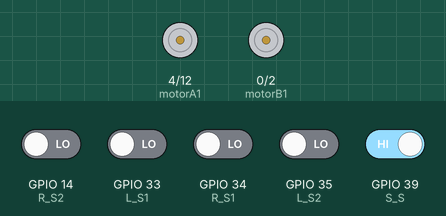
This sketch was run on a simulated ESP32. On the bench: motor-driver pin pairs drawn as motors (green arrow = first pin HIGH = forward, orange = second pin HIGH = backward, longer = more drive, scaled by the enable pin). The test bench sets the inputs (shaded band); at power-on: GPIO 39 (S_S) HIGH, GPIO 14 (R_S2), GPIO 33 (L_S1), GPIO 34 (R_S1), GPIO 35 (L_S2) LOW.

Above: at 1.2 s.
1.3 s: GPIO 14 (R_S2) driven HIGH
At 2.5 s:
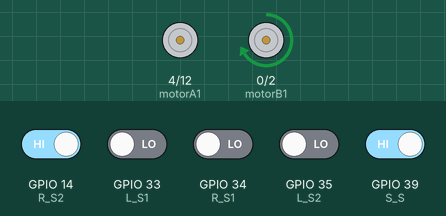
2.8 s: GPIO 33 (L_S1) driven HIGH
At 5.2 s:
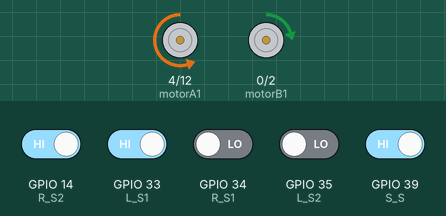
5.8 s: GPIO 34 (R_S1) driven HIGH
At 6.4 s:
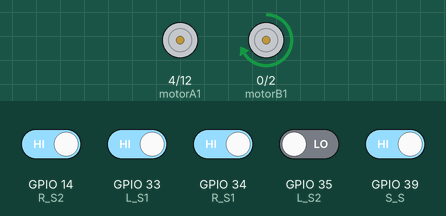
7.3 s: GPIO 35 (L_S2) driven HIGH
At 8.5 s:
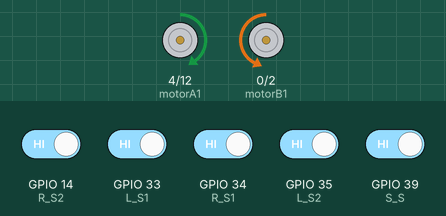
8.8 s: GPIO 39 (S_S) driven LOW
At 9.7 s:
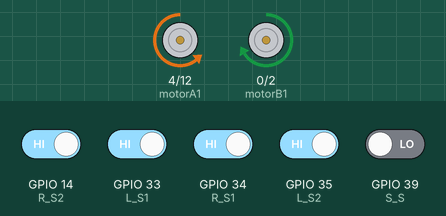
10.3 s: GPIO 14 (R_S2) driven LOW
At 11.1 s:
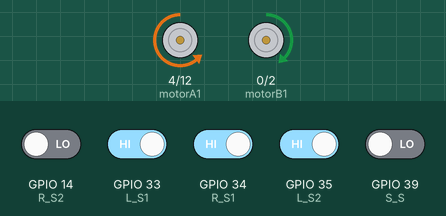
Timing chart, 0 to 17.5 s (numbered marks = the images above; inputs shaded):
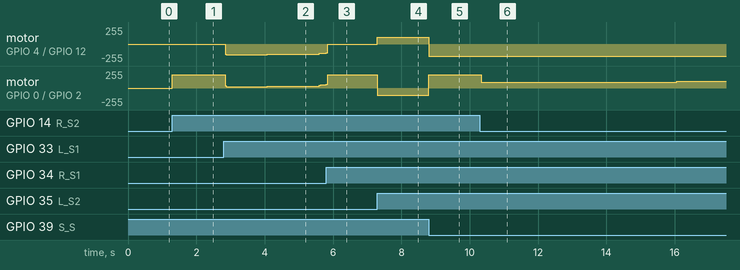

Measured:
- after the input at 1.3 s, motor on GPIO 0 (motorB1) / GPIO 2 (motorB2): stopped → forward 200/255 at once
- after the input at 2.8 s, motor on GPIO 4 (motorA1) / GPIO 12 (motorA2): stopped → backward 163/255 at once, → backward 157/255 1.2 s later, → backward 135/255 1.5 s later; motor on GPIO 0 (motorB1) / GPIO 2 (motorB2): forward 200/255 → forward 19/255 at once, → forward 25/255 1.2 s later, → forward 50/255 1.5 s later
- after the input at 5.8 s, motor on GPIO 4 (motorA1) / GPIO 12 (motorA2): backward 135/255 → stopped at once; motor on GPIO 0 (motorB1) / GPIO 2 (motorB2): forward 50/255 → forward 200/255 at once
- after the input at 7.3 s, motor on GPIO 4 (motorA1) / GPIO 12 (motorA2): stopped → forward 100/255 at once; motor on GPIO 0 (motorB1) / GPIO 2 (motorB2): forward 200/255 → backward 110/255 at once
- after the input at 8.8 s, motor on GPIO 4 (motorA1) / GPIO 12 (motorA2): forward 100/255 → backward 180/255 at once; motor on GPIO 0 (motorB1) / GPIO 2 (motorB2): backward 110/255 → forward 200/255 at once
- after the input at 10.3 s, motor on GPIO 0 (motorB1) / GPIO 2 (motorB2): forward 200/255 → forward 90/255 at once, → forward 98/255 5.7 s later

The sketch:

Line_Following.ino
```cpp
#define motorA1 4
#define motorA2 12
#define motorAspeed 5
#define motorB1 0
#define motorB2 2
#define motorBspeed 32
const int L_S1 = 33; // cb dò line phải 1
const int L_S2 = 35; // cb dò line phải 2
const int S_S = 39; // cb dò line giữa
const int R_S1 = 34; //cb dò line trái 1
const int R_S2 = 14; //cb dò line trái 2
void setup() {
  pinMode(L_S1, INPUT);
  pinMode(L_S2, INPUT);
  pinMode(R_S1, INPUT);
  pinMode(R_S2, INPUT);
  pinMode(S_S, INPUT);
  pinMode(motorA1, OUTPUT);
  pinMode(motorA2, OUTPUT);
  pinMode(motorB1, OUTPUT);
  pinMode(motorB2, OUTPUT);
  pinMode(motorAspeed, OUTPUT);
  pinMode(motorBspeed, OUTPUT);

}


void loop()
{

  if ((digitalRead(L_S1) == 1) && (digitalRead(S_S) == 0) && (digitalRead(R_S1) == 1)) {
    forword(); // đi tiến
  }
  if ((digitalRead(L_S2) == 1) && (digitalRead(S_S) == 0) && (digitalRead(R_S2) == 1)) {
    forword(); // đi tiến
  }

  if ((digitalRead(L_S1) == 0) && (digitalRead(S_S) == 0) && (digitalRead(R_S1) == 1)) {
    turnLeft();
  }
  if ((digitalRead(L_S2) == 0) && (digitalRead(S_S) == 0) && (digitalRead(R_S2) == 1)) {
    turnLeft();
  }
  if ((digitalRead(L_S1) == 0) && (digitalRead(S_S) == 1) && (digitalRead(R_S1) == 1)) {
    turnLeft();
  }
  if ((digitalRead(L_S2) == 0) && (digitalRead(S_S) == 1) && (digitalRead(R_S2) == 1)) {
    turnLeft();
  }


  if ((digitalRead(L_S1) == 1) && (digitalRead(S_S) == 0) && (digitalRead(R_S1) == 0)) {
    turnRight(); // rẻ phải
  }
  if ((digitalRead(L_S2) == 1) && (digitalRead(S_S) == 0) && (digitalRead(R_S2) == 0)) {
    turnRight(); // rẻ phải
  }
  if ((digitalRead(L_S1) == 1) && (digitalRead(S_S) == 1) && (digitalRead(R_S1) == 0)) {
    turnRight(); // rẻ phải
  }
   if ((digitalRead(L_S2) == 1) && (digitalRead(S_S) == 1) && (digitalRead(R_S2) == 0)) {
    turnRight(); // rẻ phải
  }

  if ((digitalRead(L_S1) == 0) && (digitalRead(S_S) == 0) && (digitalRead(R_S1) == 0)&&(digitalRead(L_S2) == 0) && (digitalRead(S_S) == 0) && (digitalRead(R_S2) == 0)) {
    xoayphai();
  }
   if ((digitalRead(L_S1) == 1) && (digitalRead(S_S) == 1) && (digitalRead(R_S1) == 1)&&(digitalRead(L_S2) == 1) && (digitalRead(S_S) == 1) && (digitalRead(R_S2) == 1)) {
    lui(); // đi lùi
  }
  if ((digitalRead(L_S1) == 1) && (digitalRead(S_S) == 1) && (digitalRead(R_S1) == 1)&&(digitalRead(L_S2) == 1) && (digitalRead(S_S) == 1) && (digitalRead(R_S2) == 0)) {
    turnRight(); // rẻ phải
  }
   if ((digitalRead(L_S1) == 0) && (digitalRead(S_S) == 1) && (digitalRead(R_S1) == 1)&&(digitalRead(L_S2) == 1) && (digitalRead(S_S) == 1) && (digitalRead(R_S2) == 1)) {
   turnLeft(); // rẻ trái
  }
}


void forword() {

  digitalWrite (motorA1, LOW);
  digitalWrite(motorA2, HIGH);
  digitalWrite (motorB1, HIGH);
  digitalWrite(motorB2, LOW);
  analogWrite(motorAspeed, 180);
  analogWrite(motorBspeed, 200);
}


void turnLeft() {

  digitalWrite (motorA1, LOW);
  digitalWrite(motorA2, LOW);
  digitalWrite (motorB1, HIGH);
  digitalWrite(motorB2, LOW);
  analogWrite(motorAspeed, 180);
  analogWrite(motorBspeed, 200);
}

void turnRight() {

  digitalWrite (motorA1, LOW);
  digitalWrite(motorA2, HIGH);
  digitalWrite (motorB1, LOW);
  digitalWrite(motorB2, LOW);
  analogWrite(motorAspeed, 180);
  analogWrite(motorBspeed, 200);
}

void Stop() {

  digitalWrite (motorA1, LOW);
  digitalWrite(motorA2, LOW);
  digitalWrite (motorB1, LOW);
  digitalWrite(motorB2, LOW);
}
void lui() {

  digitalWrite (motorA1, HIGH);
  digitalWrite(motorA2, LOW);
  digitalWrite (motorB1, LOW);
  digitalWrite(motorB2, HIGH);
   analogWrite(motorAspeed, 100);
   analogWrite(motorBspeed, 110);
}
void xoaytrai() {

  digitalWrite (motorA1, HIGH);
  digitalWrite(motorA2, LOW);
  digitalWrite (motorB1, HIGH);
  digitalWrite(motorB2, LOW);
  analogWrite(motorAspeed, 160);
  analogWrite(motorBspeed, 180);
}
void xoayphai() {

  digitalWrite (motorA1, LOW);
  digitalWrite(motorA2, HIGH);
  digitalWrite (motorB1, LOW);
  digitalWrite(motorB2, HIGH);
  analogWrite(motorAspeed, 160);
  analogWrite(motorBspeed, 180);
}
```
